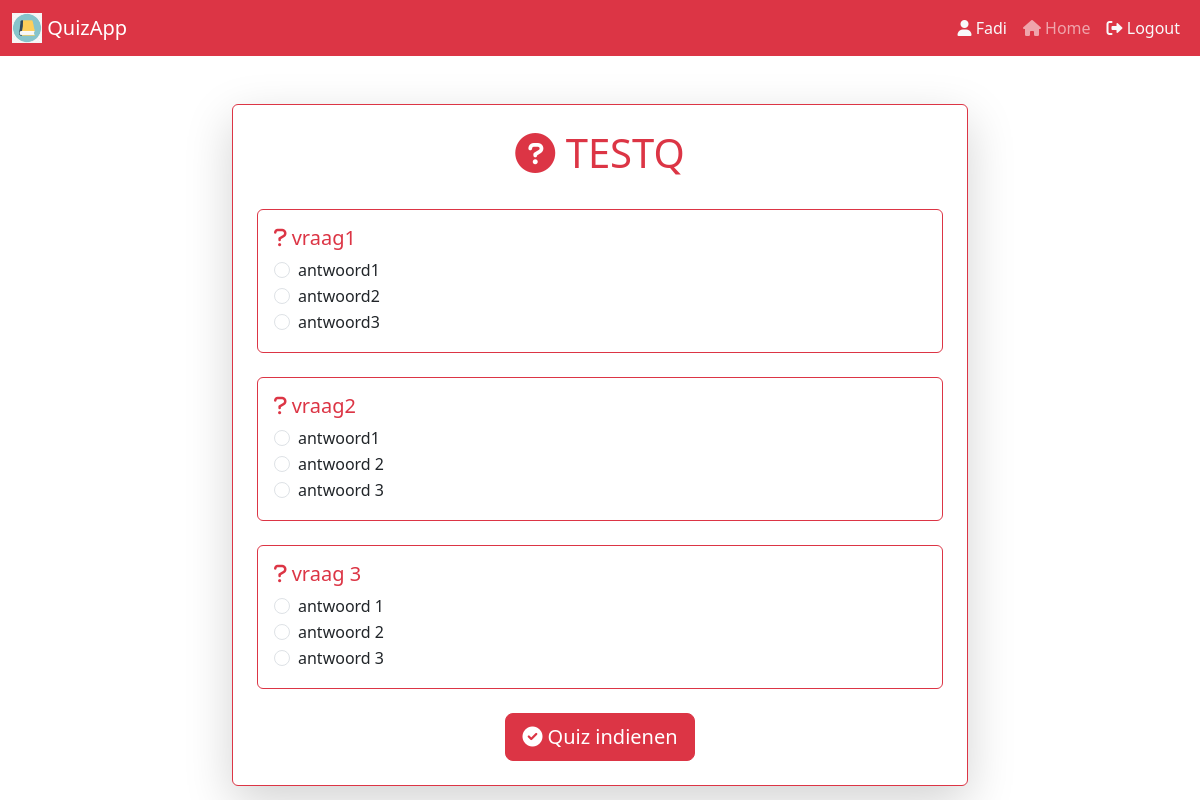
Screenshot of /quiz/9/ (signed in) with the database file from the repository.
### quizApp/models.py (models this page shows, shortened)
class Quiz(models.Model):
    name = models.CharField(max_length=255)
    owner = models.ForeignKey(User, on_delete=models.CASCADE, related_name='owned_quizzes')
    users = models.ManyToManyField(User, through='QuizUser', related_name='quizzes')
    duration = models.IntegerField(help_text="Duur van de quiz in minuten")
    created_at = models.DateTimeField(auto_now_add=True)
    started_at = models.DateTimeField(null=True, blank=True)
    is_active = models.BooleanField(default=False)

class Question(models.Model):
    name = models.CharField(max_length=255)
    text = models.TextField()
    quiz = models.ForeignKey(Quiz, on_delete=models.CASCADE, related_name='questions')

class Answer(models.Model):
    text = models.CharField(max_length=255)
    question = models.ForeignKey(Question, on_delete=models.CASCADE, related_name='answers')
    is_correct = models.BooleanField(default=False)

### quizApp/views.py (the view)
# urls.py: path('quiz/<int:quiz_id>/', views.quiz_page, name='quiz_page'),
@login_required
def quiz_page(request, quiz_id):
    quiz = get_object_or_404(Quiz, id=quiz_id)
    return render(request, 'quiz.html', {'quiz': quiz})

### templates/quiz.html (shortened to what this page needs)
{% extends "main.html" %}
{% block content %}
<div class="container mt-5">
    <div class="row justify-content-center">
        <div class="col-lg-8 col-md-10 col-sm-12">
            <div class="card shadow-lg p-4 border-danger">
                <h1 class="text-center text-danger">
                    <i class="fas fa-question-circle"></i> {{ quiz.name }}
                </h1>
                <form method="post" action="{% url 'submit_quiz' quiz.id %}" class="mt-4">
                    {% for question in quiz.questions.all %}
                        <fieldset class="border border-danger p-3 rounded mb-4">
                            <legend class="h5 text-danger"><i class="fas fa-question"></i> {{ question.text }}</legend>
                            {% for answer in question.answers.all %}
                                <div class="form-check">
                                    <input class="form-check-input" type="radio" name="question_{{ question.id }}" value="{{ answer.id }}" id="answer_{{ answer.id }}">
                                    <label class="form-check-label" for="answer_{{ answer.id }}">
                                        {{ answer.text }}
                                    </label>
                                </div>
                            {% endfor %}
                        </fieldset>
                    {% endfor %}
                    <div class="text-center">
                        <button type="submit" class="btn btn-danger btn-lg">
                            <i class="fas fa-check-circle"></i> Quiz indienen
                        </button>
                    </div>
                </form>
            </div>
        </div>
    </div>
</div>
{% endblock %}

### templates/main.html (shortened to what this page needs)
{% load static%}
<!DOCTYPE html>
<html>
<head>
    <link href="https://cdn.jsdelivr.net/npm/bootstrap@5.3.3/dist/css/bootstrap.min.css" rel="stylesheet">
    <link href="https://cdn.jsdelivr.net/npm/bootstrap@5.3.3/dist/css/bootstrap.min.css" rel="stylesheet">
    <link rel="stylesheet" href="https://cdnjs.cloudflare.com/ajax/libs/font-awesome/6.0.0-beta3/css/all.min.css">
</head>
<body>
{% include "navbar.html" %}
{% block content%}
{% endblock%}
</body>
</html>

### templates/navbar.html (shortened to what this page needs)
{% load static %}
<nav class="navbar navbar-expand-lg navbar-dark bg-danger">
    <div class="container-fluid">
        <a class="navbar-brand" href="{% url 'home' %}">
            <img src="{% static 'images/book.png' %}" width="30" height="30" class="d-inline-block align-top" alt="Quiz">
            QuizApp
        </a>
        <div class="collapse navbar-collapse" id="navbarSupportedContent">
            <ul class="navbar-nav ms-auto">
                <li class="nav-item">
                    <a class="nav-link text-light" href="#"><i class="fas fa-user"></i> {{ request.user }}</a>
                </li>
                <li class="nav-item">
                    <a class="nav-link {% if request.path == '/' %}active{% endif %}" href="{% url 'home' %}">
                        <i class="fas fa-home"></i> Home
                    </a>
                </li>
                <li class="nav-item">
                    <a class="nav-link text-light" href="{% url 'logout' %}">
                        <i class="fas fa-sign-out-alt"></i> Logout
                    </a>
                </li>
            </ul>
        </div>
    </div>
</nav>

### rows the page displays
Quiz: name "TESTQ"
Question: text "vraag1"
Answer: text "antwoord1"
Answer: text "antwoord2"
Answer: text "antwoord3"
Question: text "vraag2"
Answer: text "antwoord1"
Answer: text "antwoord 2"
Answer: text "antwoord 3"
Question: text "vraag 3"
Answer: text "antwoord 1"
Answer: text "antwoord 2"
Answer: text "antwoord 3"

### other values shown
{{ request.user }} "Fadi"
